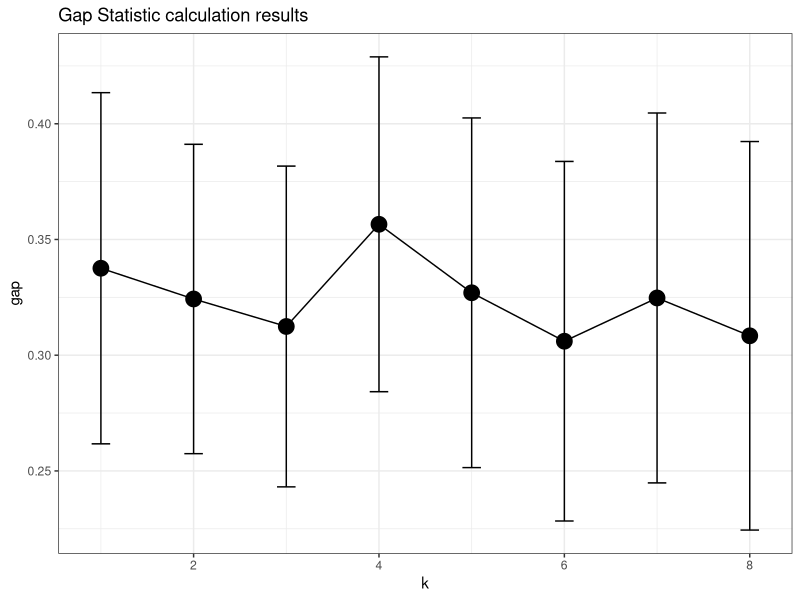
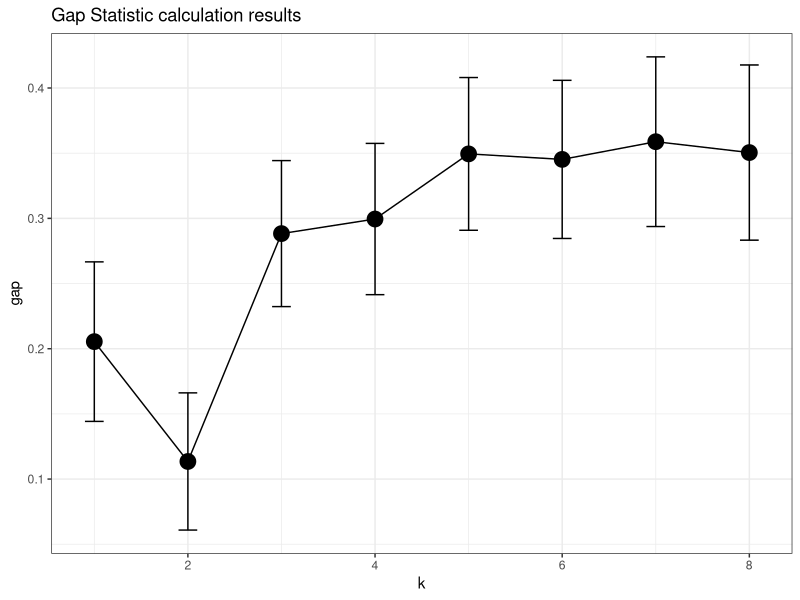
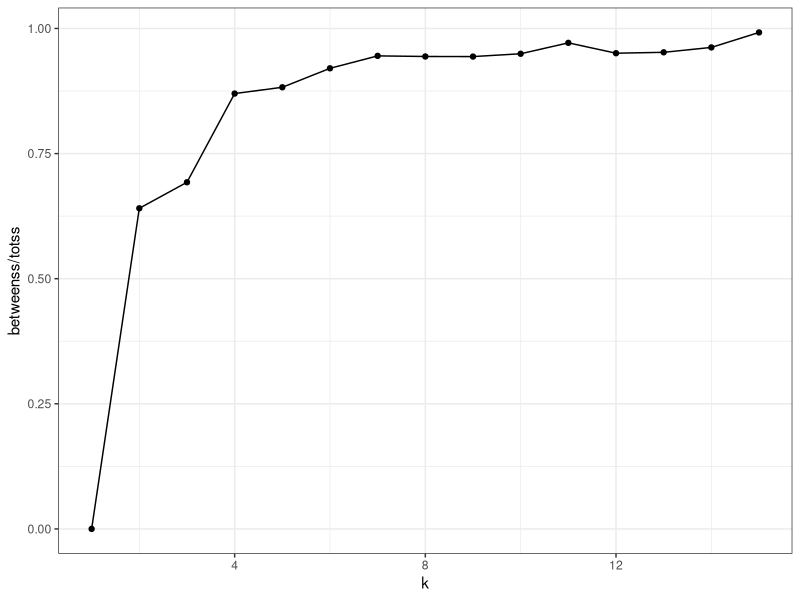

Generate these figures, in order, with R:
## ---- chunk 1
library(tidyverse)
library(ggbeeswarm)
library(here)
library(broom)
library(cluster)

theme_set(theme_bw())

knitr::opts_chunk$set(tidy = FALSE,
                      fig.width = 6,
                      fig.height = 5)
## ---- chunk 2
pb = read_csv(here::here("data/dados2010.csv"), 
                      col_types = "ccccdddddddd") %>% 
    filter(UF == "PB", populacao >= 2e4)

m_transformado = pb %>% 
    mutate(pop_log_scaled = as.vector(scale(log10(populacao))), 
           long_scaled = as.vector(scale(long)), 
           idhm_scaled = as.vector(scale(idhm))) 

glimpse(m_transformado)
## ---- chunk 3
plot_clusgap = function(clusgap, title = "Gap Statistic calculation results") {
    require("ggplot2")
    gstab = data.frame(clusgap$Tab, k = 1:nrow(clusgap$Tab))
    p = ggplot(gstab, aes(k, gap)) + geom_line() + geom_point(size = 5)
    p = p + geom_errorbar(aes(ymax = gap + SE.sim, ymin = gap - SE.sim), width = .2)
    p = p + ggtitle(title)
    return(p)
}

## ---- chunk 4
gaps <- m_transformado %>% 
    select(pop_log_scaled, idhm_scaled) %>% 
    clusGap(FUN = kmeans, nstart = 20, K.max = 8, B = 200)

plot_clusgap(gaps)
## ---- chunk 5
gaps <- m_transformado %>% 
    select(pop_log_scaled, long_scaled, idhm_scaled) %>% 
    clusGap(FUN = kmeans, nstart = 20, K.max = 8, B = 200)

plot_clusgap(gaps)
## ---- chunk 6
set.seed(123)
explorando_k = tibble(k = 1:15) %>%
    mutate(agrupamento = map(k, ~ kmeans(
        select(m_transformado, pop_log_scaled, idhm_scaled),
        centers = .
    ) %>% glance())) %>%
    unnest(agrupamento)

explorando_k %>% 
    ggplot(aes(x = k, y = betweenss / totss)) + 
    geom_line() + 
    geom_point()
